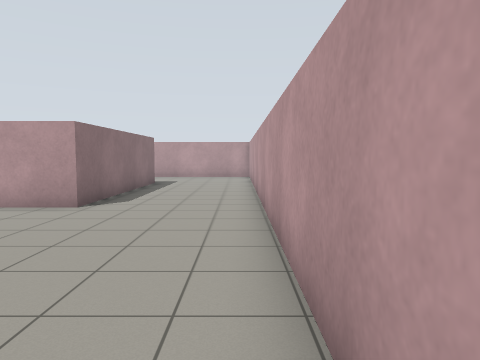
View 1 (above)

19 first-person views from a walk through a world built for the Gazebo simulator. The camera is 1.2 m above the floor, tilts 4° down and sees 70° across. The floor is counted in squares, 1 m on a side. Each view is taken from the middle of a square. On the plan, view 1 faces up. The plan holds only what a view shows up to about 14 squares ahead; the rest is blank. The place goes on beyond the plan.

View 2
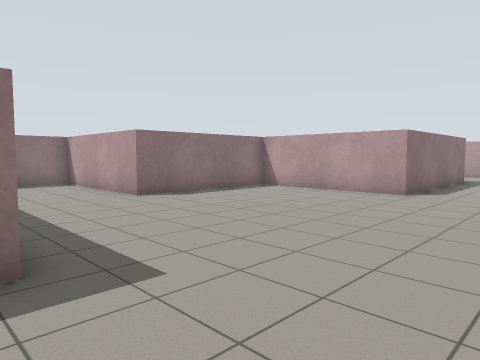

View 3
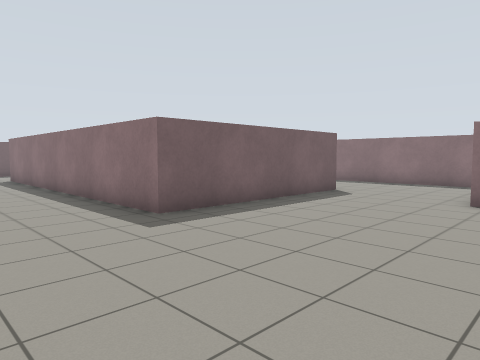

View 4
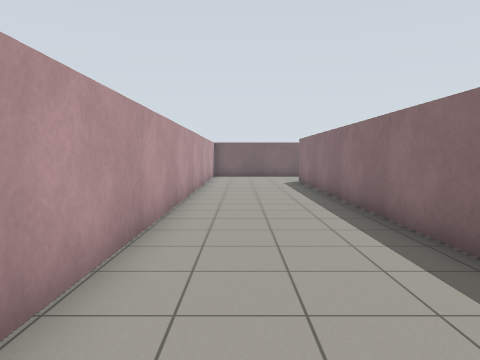

View 5
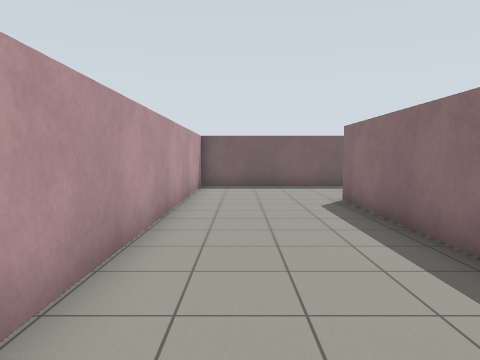

View 6
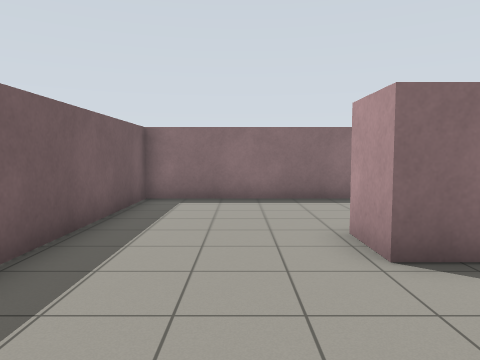

View 7
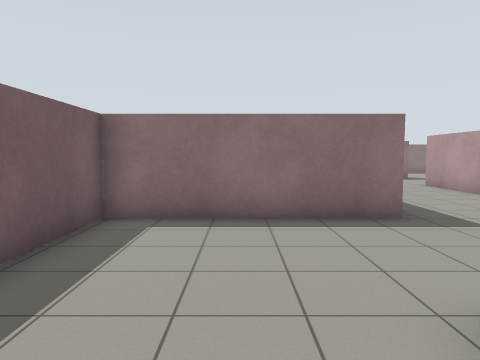

View 8
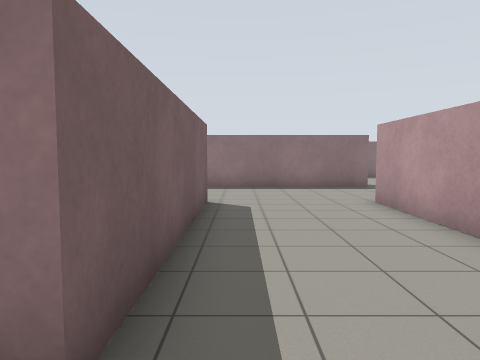

View 9
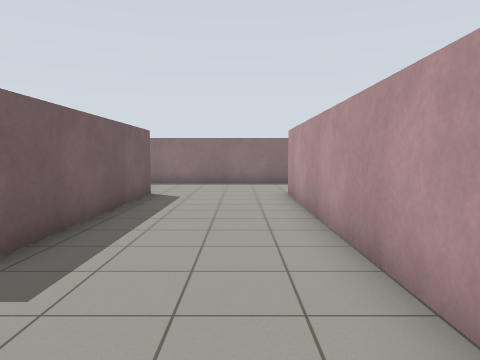

View 10
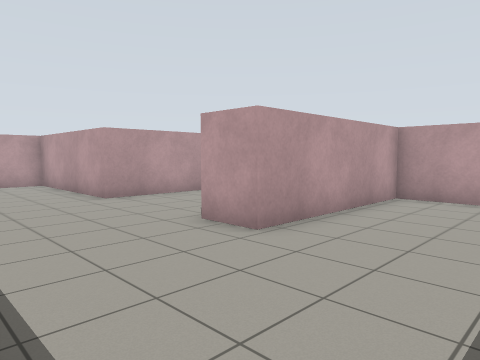

View 11
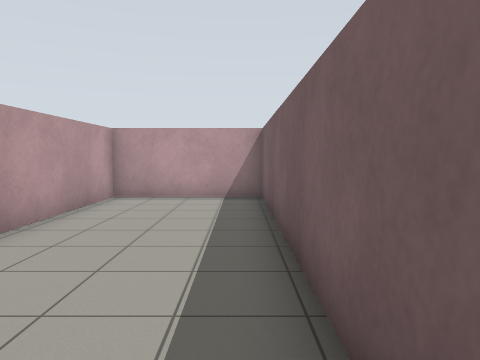

View 12
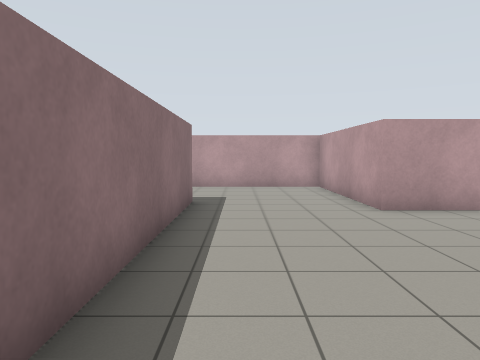

View 13
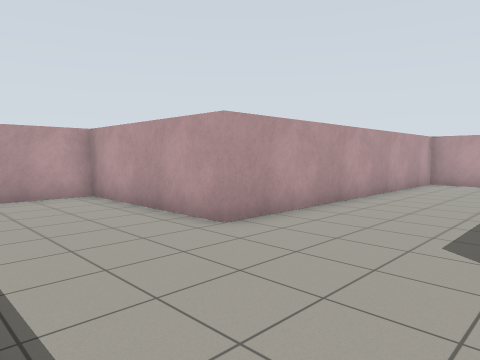

View 14
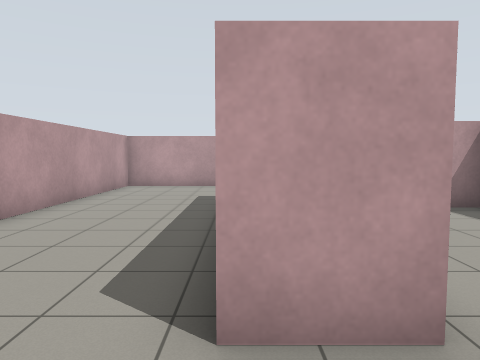

View 15
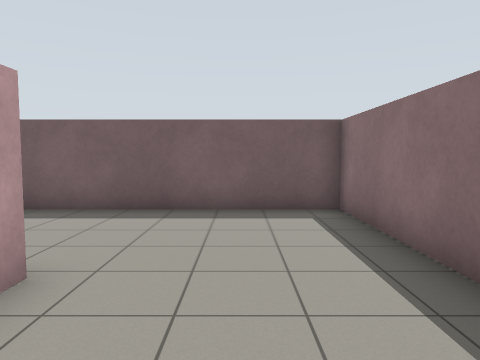

View 16
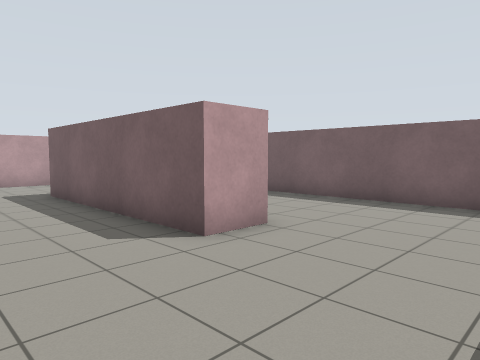

View 17
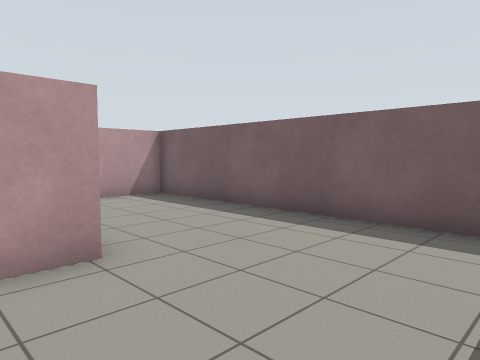

View 18
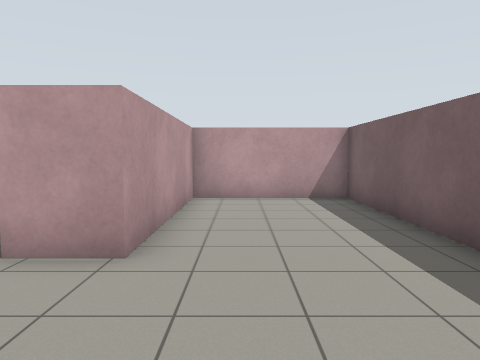

View 19
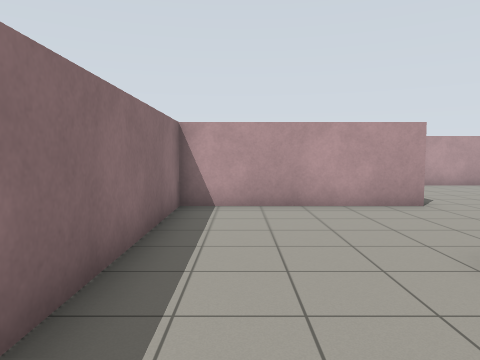

### Floor plan
Points are (right, up) in squares from view 1. A wall is a line through its corners. A room is listed if a view was taken in it or the views show most of it. See-through windows are left out.
Room 1 (views 1, 2, 3, 4, 5, 6, 7, 8, 9, 10, 11, 12, 13, 14, 15, 16, 17, 18, 19)
walls: (-14.1, -8) (-5.3, -8.1) (-5.3, -3.7) (-11.1, -3.7) (-11.1, -2.2) (-3.8, -2.2) (-3.8, -15.3) (-5.2, -15.3); (-5.3, -13.1) (-5.3, -9.5) (-16.9, -9.5) (-16.9, -3.7) (-21.9, -3.7); (0.5, 0.8) (0.5, 13.4); (-21.2, -8) (-21.2, -19.6) (-11.1, -19.6) (-11.1, -15.3) (-16.9, -15.3) (-16.9, -13.8) (-9.6, -13.8) (-9.6, -19.6) (0.5, -19.6) (0.5, -1.1); (-9.6, 7.4) (-9.6, 2.2) (-15.4, 2.2) (-15.4, -4); (-3.8, 14) (-3.8, 8) (-9, 8)

Positions as (right, up) in squares from view 1, and headings:
1: (0, 0), facing up
2: (0, -3), facing up-left
3: (0, 4), facing down-left
4: (-1, 1), facing down
5: (-1, -6), facing down
6: (0, -17), facing left
7: (-3, -17), facing left
8: (-8, -13), facing left
9: (-6, -11), facing left
10: (-21, -19), facing up-right
11: (-21, -19), facing right
12: (-20, -17), facing up
13: (-21, -14), facing up-right
14: (-19, -14), facing right
15: (-19, -12), facing down
16: (-15, 1), facing down-right
17: (-15, -2), facing down-right
18: (-15, -5), facing right
19: (-14, -6), facing up
